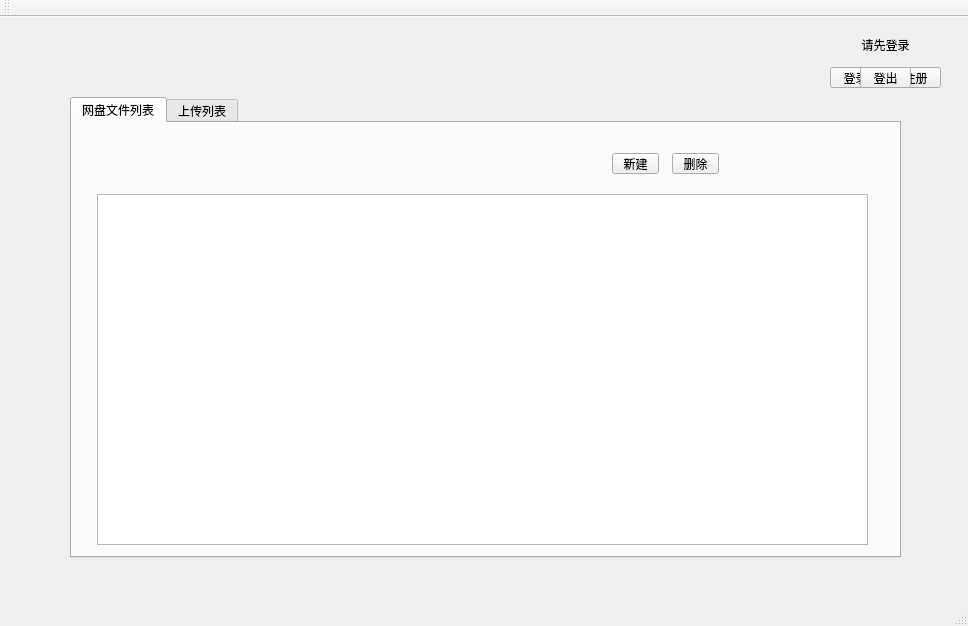
<?xml version="1.0" encoding="UTF-8"?>
<ui version="4.0">
 <class>CloudDriveWinClientClass</class>
 <widget class="QMainWindow" name="CloudDriveWinClientClass">
  <property name="geometry">
   <rect>
    <x>0</x>
    <y>0</y>
    <width>968</width>
    <height>626</height>
   </rect>
  </property>
  <property name="windowTitle">
   <string>CloudDriveWinClient</string>
  </property>
  <widget class="QWidget" name="centralWidget">
   <widget class="QToolButton" name="toolButtonLogin">
    <property name="geometry">
     <rect>
      <x>830</x>
      <y>50</y>
      <width>51</width>
      <height>21</height>
     </rect>
    </property>
    <property name="text">
     <string>登录</string>
    </property>
   </widget>
   <widget class="QLabel" name="labelWelcome">
    <property name="geometry">
     <rect>
      <x>830</x>
      <y>20</y>
      <width>111</width>
      <height>16</height>
     </rect>
    </property>
    <property name="text">
     <string>请先登录</string>
    </property>
    <property name="alignment">
     <set>Qt::AlignCenter</set>
    </property>
   </widget>
   <widget class="QToolButton" name="toolButtonReg">
    <property name="geometry">
     <rect>
      <x>890</x>
      <y>50</y>
      <width>51</width>
      <height>21</height>
     </rect>
    </property>
    <property name="text">
     <string>注册</string>
    </property>
   </widget>
   <widget class="QTabWidget" name="tabWidget">
    <property name="geometry">
     <rect>
      <x>70</x>
      <y>80</y>
      <width>831</width>
      <height>461</height>
     </rect>
    </property>
    <property name="currentIndex">
     <number>0</number>
    </property>
    <widget class="QWidget" name="tabFileList">
     <attribute name="title">
      <string>网盘文件列表</string>
     </attribute>
     <widget class="QTableView" name="tableView">
      <property name="geometry">
       <rect>
        <x>25</x>
        <y>71</y>
        <width>771</width>
        <height>351</height>
       </rect>
      </property>
     </widget>
     <widget class="QToolButton" name="toolButtonDelete">
      <property name="geometry">
       <rect>
        <x>600</x>
        <y>30</y>
        <width>47</width>
        <height>21</height>
       </rect>
      </property>
      <property name="text">
       <string>删除</string>
      </property>
     </widget>
     <widget class="QToolButton" name="toolButtonMKDir">
      <property name="geometry">
       <rect>
        <x>540</x>
        <y>30</y>
        <width>47</width>
        <height>21</height>
       </rect>
      </property>
      <property name="text">
       <string>新建</string>
      </property>
     </widget>
    </widget>
    <widget class="QWidget" name="tabUpload">
     <attribute name="title">
      <string>上传列表</string>
     </attribute>
    </widget>
   </widget>
   <widget class="QToolButton" name="toolButtonLogout">
    <property name="geometry">
     <rect>
      <x>860</x>
      <y>50</y>
      <width>51</width>
      <height>21</height>
     </rect>
    </property>
    <property name="text">
     <string>登出</string>
    </property>
   </widget>
  </widget>
  <widget class="QMenuBar" name="menuBar">
   <property name="geometry">
    <rect>
     <x>0</x>
     <y>0</y>
     <width>968</width>
     <height>26</height>
    </rect>
   </property>
  </widget>
  <widget class="QToolBar" name="mainToolBar">
   <attribute name="toolBarArea">
    <enum>TopToolBarArea</enum>
   </attribute>
   <attribute name="toolBarBreak">
    <bool>false</bool>
   </attribute>
  </widget>
  <widget class="QStatusBar" name="statusBar"/>
 </widget>
 <layoutdefault spacing="6" margin="11"/>
 <resources>
  <include location="CloudDriveWinClient.qrc"/>
 </resources>
 <connections/>
</ui>
